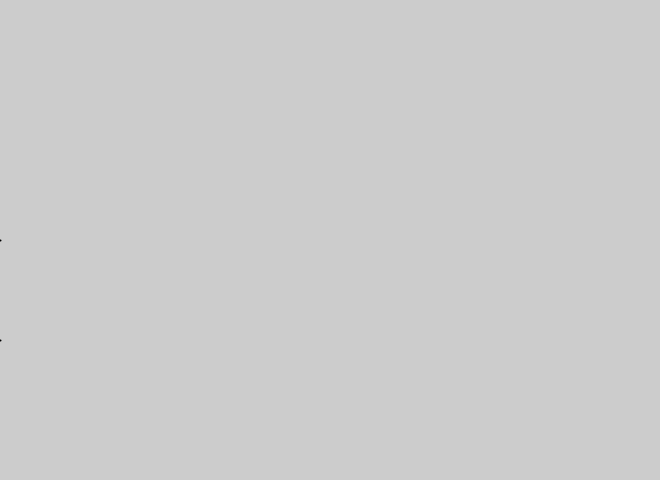
Frame 1 (no input)
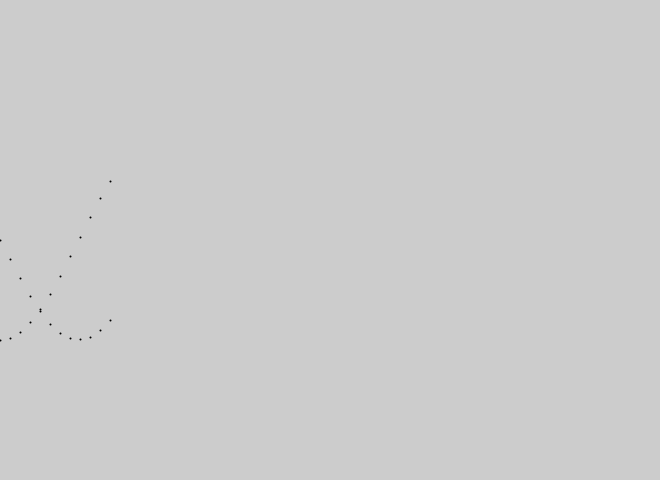
Frame 60 (the mouse pressed at the canvas centre just before this capture)
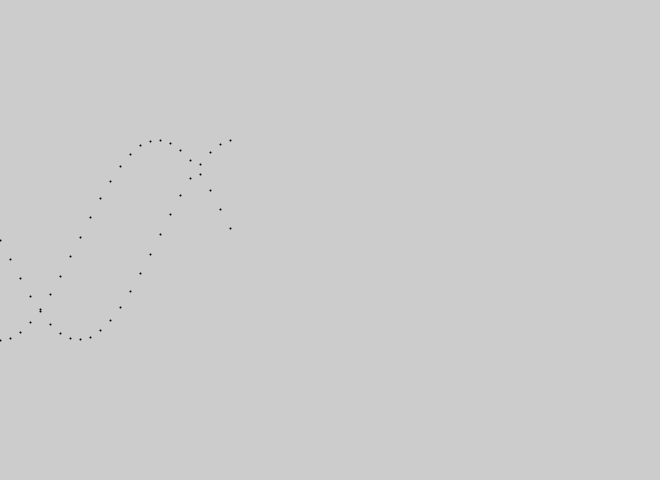
Frame 120 (the mouse held since frame 60 and released just before this capture)

The Processing sketch that drew these frames (run headless with seeded random() and noise(); from frame 60 on, the mouse is pressed at the canvas centre):

// Processing sketch: Trigonometry
// ── Trigonometry.pde
int pointsCounter = 0;
int frame = 0;

void setup()
{
  size(660, 480);
  strokeWeight(2);
}

void draw()
{
  // remove background to keep chain of dots 
  //background(255);
  // sineCurve();
  sineAndCosCurve();
} 

// Points is used to set how many points on the sine curve you want. (Makes it longer)
void sineCurve()
{
  // Each 
  if(frame % 3 == 0){
    // I think i need to modify 
    point(frame*2.1, 240 + sin(frame * 0.04) * 100);
    println(frame);
    
    // Move to posX 0 when exiting frame.
    if(frame > 300)
    {
      frame = 0;
    }
  }
  frame++;
}
// Paints a dot in the sine curve each frame
void sineAndCosCurve(){
  if(frame % 5 == 0){
    point(frame*2, 240 + sin(frame * 0.04) * 100);
    point(frame*2, 240 + cos(frame * 0.04) * 100);
    
    // Move to posX 0 when exiting frame.
    if(frame > 320)
        frame = 0;
  }
        frame++;
        
}

  //for(int i = 0; i < 100; i += 5)
  //{
    //println(i);
     //line(width/2, height/2 , 200, sin(i*0.02)*height/2);
      // point(i * 0.5, sin(i) * 100);

      // we can use the sin value to cakculate Y
      // and use the cos value to calculate X
      // So basically: point(cos, sin); 
  //}
  
  
  //line(0, y, x, y);
  //line(0, y, x, 0);
  //line(x, 0, x, y);
  // Now to figure out length of line 3...
  // Adjacent = 49
  // Opposite = 40 
  
  // Tan
  // Opposite 40 / Adjacent 49 = 0,8163265306122449
  // The answer is Hypotenuse Side OR Adjacent Side * 0,8163265306122449?

  // So you take the 2 lines and constantly change the Y value
  // Repetitively Calculate the Sin 

  // y = Opposite/Hypotenus of x
//}
